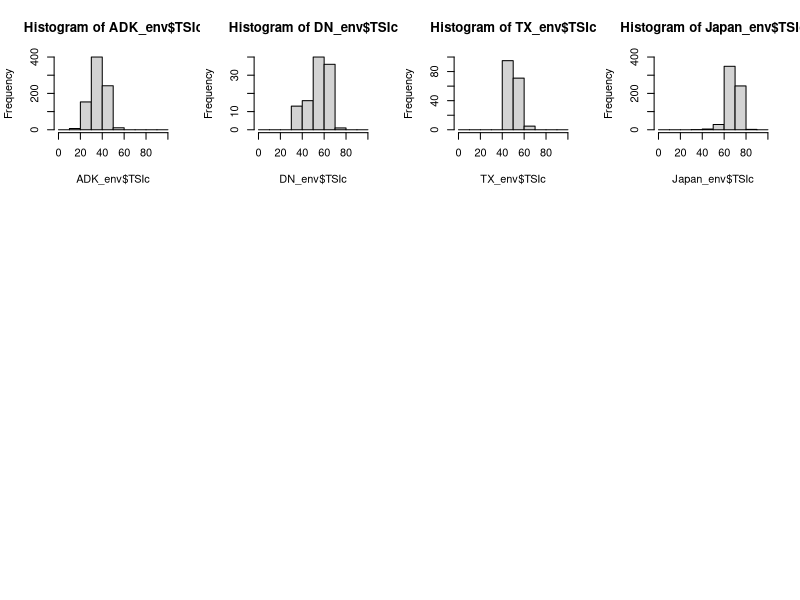

Generate this figure with R:
TX_env <- read.csv('TX_env.csv',header = T,row.names = 1)
ADK_env <- read.csv('ADK lakes env.csv',header = T,row.names = 1)
DN_env <- read.csv('Subtropical env 20230410.csv',header = T,row.names = 1)
Station3_env <- read.csv('03 env_sta3_final.csv',header = T,row.names = 1)
Station9_env <- read.csv('03 env_sta9_final.csv',header = T,row.names = 1)

Japan_env <- rbind(Station3_env,Station9_env)

par(mfrow=c(3,4))
p1 <- hist(x=ADK_env$TSIc,freq = T,xlim = c(0,100),breaks = c(0,10,20,30,40,50,60,70,80,90,100))
p2 <- hist(x=DN_env$TSIc,freq = T,xlim = c(0,100),breaks = c(0,10,20,30,40,50,60,70,80,90,100))
p3 <- hist(x=TX_env$TSIc,freq = T,xlim = c(0,100),ylim = c(0,100),breaks = c(0,10,20,30,40,50,60,70,80,90,100))
p4 <- hist(x=Japan_env$TSIc,freq = T,xlim = c(0,100),ylim = c(0,400),breaks = c(0,10,20,30,40,50,60,70,80,90,100))
